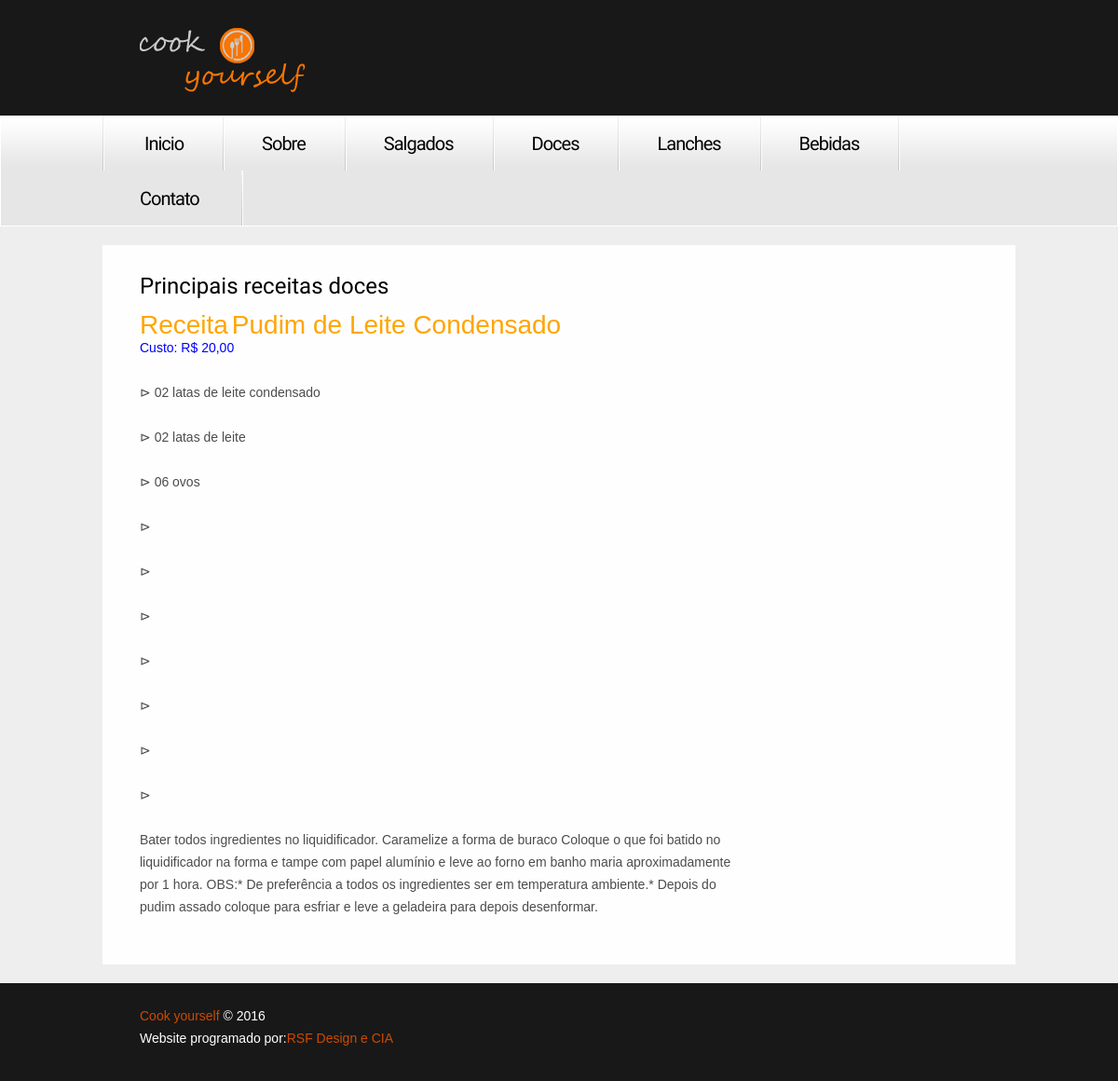
Page /Portal/doces.php on the committed database.
### tables this page shows
create table tbl_receita(
receita_id int auto_increment not null,
receita_ingrediente1 varchar(50),
receita_ingrediente2 varchar(50),
receita_ingrediente3 varchar(50),
receita_ingrediente4 varchar(50),
receita_ingrediente5 varchar(50),
receita_ingrediente6 varchar(50),
receita_ingrediente7 varchar(50),
receita_ingrediente8 varchar(50),
receita_ingrediente9 varchar(50),
receita_ingrediente10 varchar(50),
receita_titulo varchar(30),
receita_preparo varchar(2000),
receita_tipo varchar (15),
receita_rendimento varchar (30),
receita_tempoPreparo varchar (30),
receita_custoTotal varchar (30),
primary key(receita_id)
);

### Portal/doces.php (the view, shortened to what this page needs)
<!DOCTYPE html>
<html lang="en">
<head>
    <link rel="stylesheet" href="css/reset.css" type="text/css" media="screen">
    <link rel="stylesheet" href="css/style.css" type="text/css" media="screen">
    <link rel="stylesheet" href="css/layout.css" type="text/css" media="screen">
</head>
<body id="page4">
	<div id="bgSlider"></div>
	<div class="extra">
        <header>
        	<div class="top-row">
            	<div class="main">
                	<div class="wrapper">
                        <h1><a href="index.php">GoodCook</a></h1>
                        </div>
                </div>
            </div>
            <div class="menu-row">
            	<div class="menu-border">
                	<div class="main">
                        <nav>
                            <ul class="menu">
                                <li><a class="inicio" href="index.php">Inicio</a></li>
                                <li><a href="sobre.php">Sobre</a></li>
                                <li><a href="salgados.php">Salgados</a></li>
                                <li><a class="doces.php" href="doces.php">Doces</a></li>
                                <li><a href="lanches.php">Lanches</a></li>
                                <li><a href="bebidas.php">Bebidas</a></li>
                                <li class="last"><a href="contato.php">Contato</a></li>
                            </ul>
                        </nav>
                    </div>
                </div>
            </div>
        </header>
        <div class="inner">
            <div class="main">
                <section id="content">
                    <div class="indent">
                    	<div class="wrapper">
                        	<article class="col-1">
                                <div class="indent-left">
                                    <div class="wrapper p3">
                                        <h3 class="p2">Principais receitas doces</h3>
                                        <div class="extra-wrap">
										<?php
													$servername = "localhost";
													$username = "alunos";
													$password = "etec";
													$dbname = "db_CookYourself";
													$conn = new mysqli($servername, $username, $password, $dbname);
													$sql = "SELECT receita_titulo, receita_custoTotal, receita_preparo, receita_ingrediente1,
													receita_ingrediente2,
													receita_ingrediente3,
													receita_ingrediente4,
													receita_ingrediente5,
													receita_ingrediente6,
													receita_ingrediente7,
													receita_ingrediente8,
													receita_ingrediente9,
													receita_ingrediente10
													FROM tbl_receita where receita_tipo = 'Doce';";
													$result = $conn->query($sql);
													if ($result->num_rows > 0) {
														while($row = $result->fetch_assoc()) {
															?>
															<font style="font-size:200%;"color="orange">Receita</font>
															<font style="font-size:200%;"color="orange">
															<?php
															echo $row["receita_titulo"];
															?>
															</font>
															<font style="font-size:100%;"color="blue">
															<?php
															echo "<br>";
															echo "Custo: " . $row["receita_custoTotal"];
															?>
															</font>
															<?php
															echo "<br>";
															echo "<br>";
															echo "⊳ ";
															echo $row["receita_ingrediente1"];
															echo "<br>";
															echo "<br>";
															echo "⊳ ";
															echo $row["receita_ingrediente2"];
															echo "<br>";
															echo "<br>";
															echo "⊳ ";
															echo $row["receita_ingrediente3"];
															echo "<br>";
															echo "<br>";
															echo "⊳ ";
															echo "<br>";
															echo "<br>";
															echo "⊳ ";
															echo "<br>";
															echo "<br>";
															echo "⊳ ";
															echo "<br>";
															echo "<br>";
															echo "⊳ ";
															echo "<br>";
															echo "<br>";
															echo "⊳ ";
															echo "<br>";
															echo "<br>";
															echo "⊳ ";
															echo "<br>";
															echo "<br>";
															echo "⊳ ";
															echo "<br>";
															echo "<br>";
															echo $row["receita_preparo"]. "<br>";
														}
													} else {
														echo "0 results";
													}
													?>
                                    </div>
                                </div>
                            </article>
                        </div>
                    </div>
                </section>
                <div class="block"></div>
            </div>
        </div>
    </div>
    <footer>
    	<div class="padding">
        	<div class="main">
                <div class="wrapper">
                    <div class="fleft footer-text">
                        <span>Cook yourself</span> &copy; 2016
                        <strong>Website programado por:<a>RSF Design e CIA</a> </strong>
                    </div>
            </div>
        </div>
    </footer>
</body>
</html>

### Portal/css/style.css (style rules this page uses)
article, aside, audio, canvas, command, datalist, details, embed, figcaption, figure, footer, header, hgroup, keygen, meter, nav, output, progress, section, source, video { display:block; }
html { width:100%; }
body { font-family:Arial, Helvetica, sans-serif;font-size:100%;color:#4c4c4c;min-width:980px;background:#eee }
.main { width:980px; padding:0; margin:0 auto; font-size:0.875em; line-height:1.714em; position:relative; }
a { color:#ca4b00; outline:none; }
.col-1, .col-2, .col-3, .column-1, .column-2 { float:left; }
.wrapper { width:100%; overflow:hidden; position:relative; }
.extra-wrap { overflow:hidden; }
.p2 { margin-bottom:15px; }
.p3 { margin-bottom:30px; }
.fleft { float:left; }
.inner { padding:20px 0; }
.indent { padding:0 40px 0 20px; }
.indent-left { padding-left:20px; }
.menu li a, .list-2 li a, .pagination li a, .link, .button-1, .button-2, h1 a { text-decoration:none; }
header { width:100%; position:relative; z-index:2; }
.top-row { width:100%; padding:30px 0 25px 0; background:url(../images/header-tail.png) center top repeat; }
.menu-row { width:100%; padding:0; border-bottom:1px solid #fff; background:url(../images/menu-row-tail.gif) center top repeat-x #e6e6e6; }
.menu-border { border-left:1px solid #fff; border-right:1px solid #fff; }
h1 { padding:0 0 0 40px; float:left; }
h1 a { display:block; width:240px; height:69px; text-indent:-9999px; background:url(../images/logo.png) 0 0 no-repeat; }
.menu { width:100%; min-height:58px; overflow:hidden; background:url(../images/menu-spacer.gif) left top no-repeat; }
.menu li { float:left; position:relative; background:url(../images/menu-spacer.gif) right top no-repeat; }
.menu li a { display:block; font-family: 'Adamina', serif; font-size:20px; line-height:2.5em; letter-spacing:-1px; padding:5px 44px 4px 40px; color:#000; }
.menu > li:first-child > a { padding:5px 44px 4px 45px; }
.menu li.last a { padding:5px 47px 4px 40px; }
#content { width:100%; padding:30px 0 43px; background:url(../images/content-tail.png) left top repeat; position:relative; z-index:1; }
h3 { font-family: 'Adamina', serif; font-size:24px; line-height:1.208em; font-weight:400; margin-bottom:8px; color:#000; }
footer { width:100%; height:105px; background:url(../images/footer-tail.png) center top repeat; position:relative; overflow:hidden; z-index:99; }
footer .padding { padding:27px 0; }
.footer-text { font-size:14px; line-height:1.214em; color:#fff; padding-left:40px; }
.footer-text span { color:#ca4b00; }
.footer-text strong { display:block; font-weight:normal; padding-top:7px; }
.block { height:105px; }
.extra { min-height:100%; height:auto !important; height:100%; margin: 0 auto -105px; position:relative; overflow:hidden; }
html, body { height:100%; }

### Portal/css/layout.css (style rules this page uses)
#page4 #content { padding:30px 0 20px; }
#page4 .col-1 { width:660px; margin-right:20px; }

### rows in the picture
tbl_receita: receita_titulo "Pudim de Leite Condensado", receita_custoTotal "R$ 20,00", receita_ingrediente1 "02 latas de leite condensado", receita_ingrediente2 "02 latas de leite", receita_ingrediente3 "06 ovos", receita_preparo "Bater todos ingredientes no liquidificador. Caramelize a forma de buraco Coloque o que foi batido no liquidificador na forma e tampe com papel alumínio e leve ao forno em banho maria aproximadamente por 1 hora. OBS:* De preferência a todos os ingredientes ser em temperatura ambiente.* Depois do pudim assado coloque para esfriar e leve a geladeira para depois desenformar."
